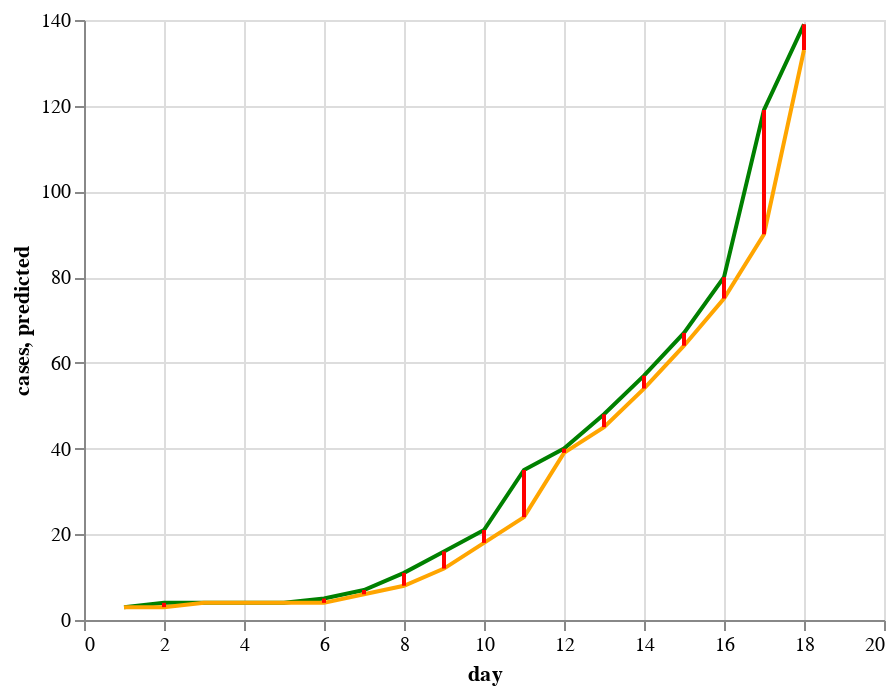

Notebook code cell kept with this figure:
### Code cell
alt.Chart(paired).mark_line(color='green').encode(
    x='day',
    y='cases'
) + alt.Chart(paired).mark_line(color='orange').encode(
    x='day',
    y='predicted'
) + alt.Chart(paired).mark_bar(color='red', width=2).encode(
    x='day',
    y='cases',
    y2='predicted'
)

### Figure 1 — Vega-Lite specification as saved in the notebook (floating-point values rounded to 4 significant figures)
{"config": {"view": {"continuousWidth": 400, "continuousHeight": 300}}, "layer": [{"mark": {"type": "line", "color": "green"}, "encoding": {"x": {"type": "quantitative", "field": "day"}, "y": {"type": "quantitative", "field": "cases"}}}, {"mark": {"type": "line", "color": "orange"}, "encoding": {"x": {"type": "quantitative", "field": "day"}, "y": {"type": "quantitative", "field": "predicted"}}}, {"mark": {"type": "bar", "color": "red", "width": 2}, "encoding": {"x": {"type": "quantitative", "field": "day"}, "y": {"type": "quantitative", "field": "cases"}, "y2": {"field": "predicted"}}}], "data": {"name": "data-0af0d204a405db2cc0d479eb01b033aa"}, "$schema": "https://vega.github.io/schema/vega-lite/v4.0.2.json", "datasets": {"data-0af0d204a405db2cc0d479eb01b033aa": [{"day": 1, "cases": 3, "factor": 35, "new": 0, "percent": 0.08571, "predicted": 3, "errors": 0}, {"day": 2, "cases": 4, "factor": 35, "new": 0, "percent": 0.1143, "predicted": 3, "errors": 1}, {"day": 3, "cases": 4, "factor": 76, "new": 41, "percent": 0.05263, "predicted": 4, "errors": 0}, {"day": 4, "cases": 4, "factor": 76, "new": 0, "percent": 0.05263, "predicted": 4, "errors": 0}, {"day": 5, "cases": 4, "factor": 76, "new": 0, "percent": 0.05263, "predicted": 4, "errors": 0}, {"day": 6, "cases": 5, "factor": 170, "new": 94, "percent": 0.02941, "predicted": 4, "errors": 1}, {"day": 7, "cases": 7, "factor": 203, "new": 33, "percent": 0.03448, "predicted": 6, "errors": 1}, {"day": 8, "cases": 11, "factor": 252, "new": 49, "percent": 0.04365, "predicted": 8, "errors": 3}, {"day": 9, "cases": 16, "factor": 299, "new": 47, "percent": 0.05351, "predicted": 12, "errors": 4}, {"day": 10, "cases": 21, "factor": 355, "new": 56, "percent": 0.05915, "predicted": 18, "errors": 3}, {"day": 11, "cases": 35, "factor": 448, "new": 93, "percent": 0.07812, "predicted": 24, "errors": 11}, {"day": 12, "cases": 40, "factor": 510, "new": 62, "percent": 0.07843, "predicted": 39, "errors": 1}, {"day": 13, "cases": 48, "factor": 617, "new": 107, "percent": 0.0778, "predicted": 45, "errors": 3}, {"day": 14, "cases": 57, "factor": 730, "new": 113, "percent": 0.07808, "predicted": 54, "errors": 3}, {"day": 15, "cases": 67, "factor": 851, "new": 121, "percent": 0.07873, "predicted": 64, "errors": 3}, {"day": 16, "cases": 80, "factor": 997, "new": 146, "percent": 0.08024, "predicted": 75, "errors": 5}, {"day": 17, "cases": 119, "factor": 1326, "new": 329, "percent": 0.08974, "predicted": 90, "errors": 29}, {"day": 18, "cases": 139, "factor": 1619, "new": 293, "percent": 0.08586, "predicted": 133, "errors": 6}]}}
